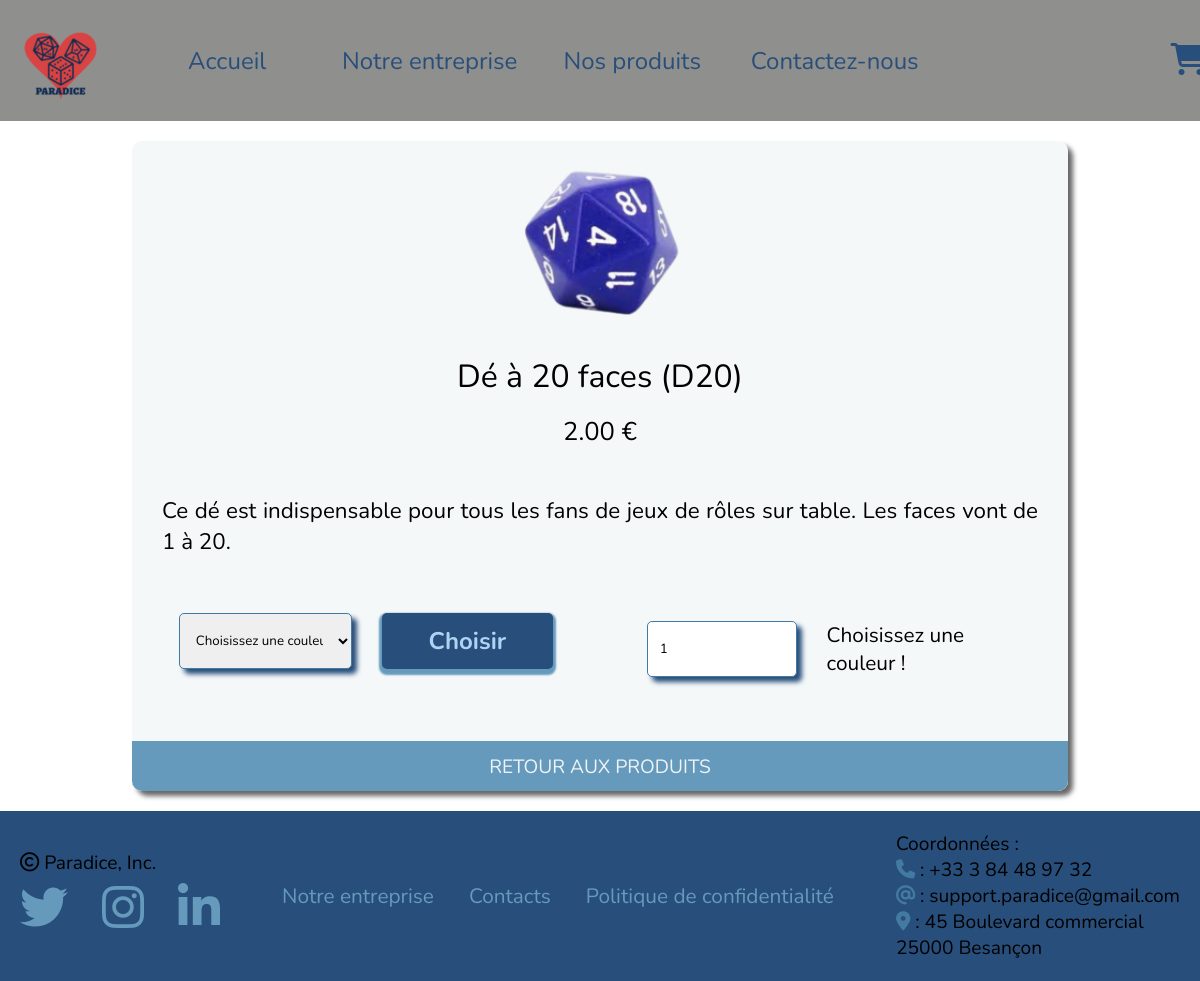
Page /details.php?id=20 on the committed database.
### tables this page shows
CREATE TABLE `produit` (
  `id_prod` int(11) NOT NULL,
  `nom_prod` varchar(40) NOT NULL,
  `prix_prod` decimal(5,2) NOT NULL,
  `id_univers` int(11) NOT NULL,
  `description` varchar(250) NOT NULL,
  `lib_photo` varchar(60) NOT NULL
);

### src/modele/produit-db.php (called while the page is built, shortened)
<?php
function selectProductById (int $id) : array {
    $connexion = createConnection();
    $requeteSQL = "SELECT * FROM produit WHERE id_prod = :id";
    $requete = $connexion->prepare($requeteSQL);
    $requete->bindValue(":id",$id);
    $requete->execute();
    $produit = $requete->fetch(PDO::FETCH_ASSOC);
    return $produit;
}

### details.php (the view, shortened to what this page needs)
<?php
    require_once "src/modele/produit-db.php";
    $id = null;
    $erreurURL = null;
    if (!empty($_GET['id'])) {
        $id = $_GET['id'];
    } else {
        $erreurURL = "URL demandée non valide";
    }
    $deChoisi = selectProductById($id);
?>
<!doctype html>
<html lang="fr">
<head>
    <link rel="stylesheet" href="style.css">
    <link rel="stylesheet" href="https://cdnjs.cloudflare.com/ajax/libs/font-awesome/6.2.1/css/all.min.css"
 />
</head>
<body>
<div class="container">
    <div class="nav">
        <img src="images/Logo.png" alt="Logo">
        <ul>
            <li><a href="index.php">Accueil</a></li>
            <li><a href="entreprise.php">Notre entreprise</a></li>
            <li><a href="produits.php">Nos produits</a></li>
            <li><a href="contacts.php">Contactez-nous</a></li>
        </ul>
        <a href="panier.php" class="bouton-panier"><i class="fa-solid fa-cart-shopping"></i></a>
    </div>
    <div class="content2">
        <?php if (isset($erreurURL)) { ?>
            <div class="erreur">Erreur : <?= $erreurURL?></div>
        <?php } else { ?>
            <div class="carte-detail">
                <img src="images/<?= $deChoisi["lib_photo"]?>" alt="Photo de dé à 20 faces" class="image4">
                <div class="nom-article2">
                    <div><?= $deChoisi["nom_prod"]?></div>
                </div>
                <div class="prix-achat2">
                    <div><?= $deChoisi["prix_prod"]?> €</div>
                </div>
                <div class="description-rapide2">
                    <div><?= $deChoisi["description"]?></div>
                </div>
                <?php if ($id < 900) { ?>
                <form method="post" class="choix-couleur">
                    <select name="couleur" id="couleur">
                        <option value="" disabled selected>Choisissez une couleur</option>
                    </select>
                    <input type="submit" value="Choisir" name="couleur-choix">
                </form>
                <form method="post" class="choix-produit">
                    <input type="number" name="quantite" value="1">
                    <?php if (isset($_POST["couleur"])) {?>
                        <button type="submit" name="ajout-panier"><i class="fa-solid fa-cart-plus"></i></button>
                    <?php } else { ?>
                        <div class="erreur-val">Choisissez une couleur !</div>
                    <?php } ?>
                </form>
                <?php } ?>
                <a href="produits.php" class="bouton-retour">Retour aux produits</a>
            </div>
        <?php } ?>
    </div>
    <footer class="footer">
        <div>
            <div><i class="fa-regular fa-copyright"></i> Paradice, Inc.</div>
            <div class="contacts">
                <a href="https://www.twitter.com/" target="_blank"><i class="fa-brands fa-twitter"></i></a>
                <a href="https://www.instagram.com/" target="_blank"><i class="fa-brands fa-instagram"></i></a>
                <a href="https://www.linkedin.com/" target="_blank"><i class="fa-brands fa-linkedin-in"></i></a>
            </div>
        </div>
        <div class="liens">
            <a href="entreprise.php">Notre entreprise</a>
            <a href="contacts.php">Contacts</a>
            <a href="Mentions%20légales%20et%20politique%20de%20confidentialité.pdf">Politique de confidentialité</a>
        </div>
        <div class="infos">
            <div>Coordonnées :</div>
            <div><i class="fa-solid fa-phone"></i> : +33 3 84 48 97 32</div>
            <div><i class="fa-solid fa-at"></i> : support.paradice@gmail.com</div>
            <div><i class="fa-solid fa-location-dot"></i> : 45 Boulevard commercial</div>
            <div>25000 Besançon</div>
        </div>
    </footer>
</div>
</body>
</html>

### style.css (style rules this page uses)
* { margin: 0; padding: 0; box-sizing: border-box; }
.container { height: 100vh; margin: 0 auto; display: grid; grid-template-rows: auto 1fr auto; grid-template-areas: "nav" "content" "footer"; }
.container > * { padding: 20px; font-size: 1.2rem; font-family: 'Nunito', cursive; }
.nav { grid-area: nav; background-color: #8F908D; display: grid; grid-template-columns: 81px repeat(auto-fit, minmax(100px, 1fr)); grid-gap: 30px; align-items: center; text-align: center; }
.nav > ul { width: 800px; display: grid; grid-template-columns: repeat(auto-fit, minmax(100px, 1fr)); grid-gap: 10px; align-items: center; list-style: none; font-size: 1.5rem; }
li > a { text-decoration: none; color: #284E7B; transition: all 500ms; }
.content2 { width: 90%; display: flex; flex-direction: column; margin: 0 auto; }
.content2 > * { margin-bottom: 40px; }
form { width: 80%; margin: 10px auto; display: grid; grid-template-columns: repeat(2, 40%); grid-column-gap: 30px; }
form > * { margin-bottom: 10px; margin-top: 10px; }
form > input, select { display: block; width: 100%; padding: 12px; border: 1px solid #427AA1; border-radius: 5px; font-family: 'Nunito', cursive; box-shadow: 5px 5px 5px #284E7B; }
form > input[type=submit] { width: 100%; justify-self: center; background: #284E7B; color: #ADD4F3; font-size: 1.5rem; font-weight: bold; border: none; border-radius: 5px; cursor: pointer; transition: all 700ms; font-family: 'Nunito', cursive; box-shadow: 0 3px 2px 3px #659ABD; }
.carte-detail { display: grid; height: 650px; width: 90%; margin: 0 auto; grid-template-columns: repeat(2, 1fr); grid-template-rows: 200px 40px 40px 120px 80px 30px 50px; border-radius: 10px; grid-row-gap: 15px; box-shadow: 5px 5px 5px #676767; background-color: rgba(239, 243, 245, 60%); }
.image4 { grid-row: 1 / 2; grid-column: 1 / 3; justify-self: center; height: 200px; border-radius: 10px 10px 0 0; margin: 0; padding: 10px; }
.nom-article2 { grid-row: 2 / 3; grid-column: 1 / 3; justify-self: center; align-self: center; font-size: 2rem; }
.prix-achat2 { grid-row: 3 / 4; grid-column: 1 / 3; justify-self: center; align-self: center; font-size: 1.6rem; }
.description-rapide2 { grid-row: 4 / 5; grid-column: 1 / 3; font-size: 1.4rem; justify-self: center; align-self: center; padding: 0 30px; text-align: justify; }
.choix-couleur { grid-row: 5 / 6; grid-column: 1 / 2; display: flex; align-self: center; justify-content: space-around; justify-self: center; }
.bouton-retour { grid-row: 7 / 8; grid-column: 1 / 3; background-color: #659ABD; text-decoration: none; color: #EFF3F5; text-align: center; padding: 13px; text-transform: uppercase; border-radius: 0 0 10px 10px; transition: all 700ms; }
.footer { grid-area: footer; background-color: #284E7B; display: flex; justify-content: space-between; align-items: center; }
.infos * { text-align: left; }
.infos i { color: #427AA1; }
.contacts { width: 200px; display: flex; justify-content: space-between; }
.contacts a { font-size: 3rem; color: #659ABD; transition: all 500ms; }
.liens a { text-decoration: none; color: #659ABD; margin-right: 15px; margin-left: 15px; font-size: 1.3rem; transition: all 500ms; }
.bouton-panier { font-size: 2rem; margin-left: 500px; color: #284E7B; transition: all 700ms; }
.erreur-val { font-size: 1.3rem; }

### rows in the picture
produit: lib_photo (picture), nom_prod "Dé à 20 faces (D20)", prix_prod "2.00", description "Ce dé est indispensable pour tous les fans de jeux de rôles sur table. Les faces vont de 1 à 20."
